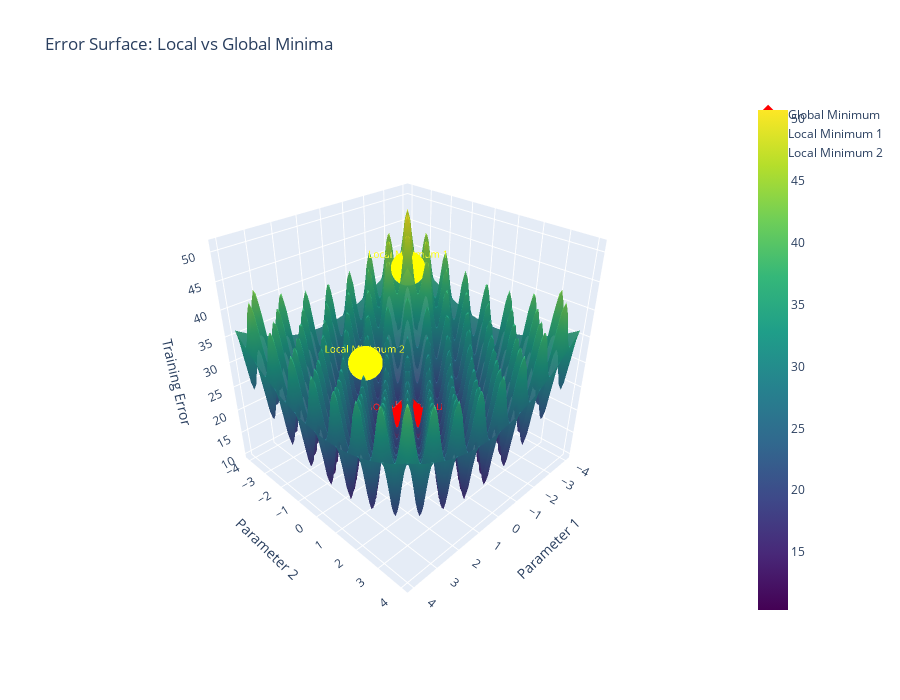

The notebook cell saved with this chart:
### Code cell
# Create interactive 3D surface plot
fig = go.Figure()

# Add surface
fig.add_trace(go.Surface(
    x=X, y=Y, z=Z,
    colorscale='Viridis',
    name='Error Surface',
    showscale=True,
    opacity=0.9
))

# Add global minimum marker
fig.add_trace(go.Scatter3d(
    x=[global_min['x']],
    y=[global_min['y']],
    z=[global_min['z']],
    mode='markers+text',
    marker=dict(size=15, color='red', symbol='diamond'),
    text=[global_min['label']],
    textposition='top center',
    name='Global Minimum',
    textfont=dict(size=12, color='red')
))

# Add local minima markers
for i, lm in enumerate(local_mins):
    fig.add_trace(go.Scatter3d(
        x=[lm['x']],
        y=[lm['y']],
        z=[lm['z']],
        mode='markers+text',
        marker=dict(size=12, color='yellow', symbol='circle'),
        text=[lm['label']],
        textposition='top center',
        name=lm['label'],
        textfont=dict(size=10, color='yellow')
    ))

fig.update_layout(
    title='Error Surface: Local vs Global Minima',
    scene=dict(
        xaxis_title='Parameter 1',
        yaxis_title='Parameter 2',
        zaxis_title='Training Error',
        camera=dict(
            eye=dict(x=1.5, y=1.5, z=1.3)
        )
    ),
    width=900,
    height=700,
    showlegend=True
)

fig.show()

### Figure 1 — Plotly figure (JSON) as saved in the notebook; plotly's stock layout.template omitted (floating-point values rounded to 4 significant figures; data arrays with more than 128 entries replaced by an {"elided": "..."} marker saying what was removed)
{"data": [{"colorscale": [[0, "#440154"], [0.1111, "#482878"], [0.2222, "#3e4989"], [0.3333, "#31688e"], [0.4444, "#26828e"], [0.5556, "#1f9e89"], [0.6667, "#35b779"], [0.7778, "#6ece58"], [0.8889, "#b5de2b"], [1, "#fde725"]], "name": "Error Surface", "opacity": 0.9, "showscale": true, "type": "surface", "x": {"elided": "100x100 float values"}, "y": {"elided": "100x100 float values"}, "z": {"elided": "100x100 float values"}}, {"marker": {"color": "red", "size": 15, "symbol": "diamond"}, "mode": "markers+text", "name": "Global Minimum", "text": ["Global Minimum"], "textfont": {"color": "red", "size": 12}, "textposition": "top center", "type": "scatter3d", "x": [0.5], "y": [0.5], "z": [20.0]}, {"marker": {"color": "yellow", "size": 12, "symbol": "circle"}, "mode": "markers+text", "name": "Local Minimum 1", "text": ["Local Minimum 1"], "textfont": {"color": "yellow", "size": 10}, "textposition": "top center", "type": "scatter3d", "x": [-2], "y": [-2], "z": [41.25]}, {"marker": {"color": "yellow", "size": 12, "symbol": "circle"}, "mode": "markers+text", "name": "Local Minimum 2", "text": ["Local Minimum 2"], "textfont": {"color": "yellow", "size": 10}, "textposition": "top center", "type": "scatter3d", "x": [1.25], "y": [-0.75], "z": [31.06]}], "layout": {"height": 700, "scene": {"camera": {"eye": {"x": 1.5, "y": 1.5, "z": 1.3}}, "xaxis": {"title": {"text": "Parameter 1"}}, "yaxis": {"title": {"text": "Parameter 2"}}, "zaxis": {"title": {"text": "Training Error"}}}, "showlegend": true, "title": {"text": "Error Surface: Local vs Global Minima"}, "width": 900}}
